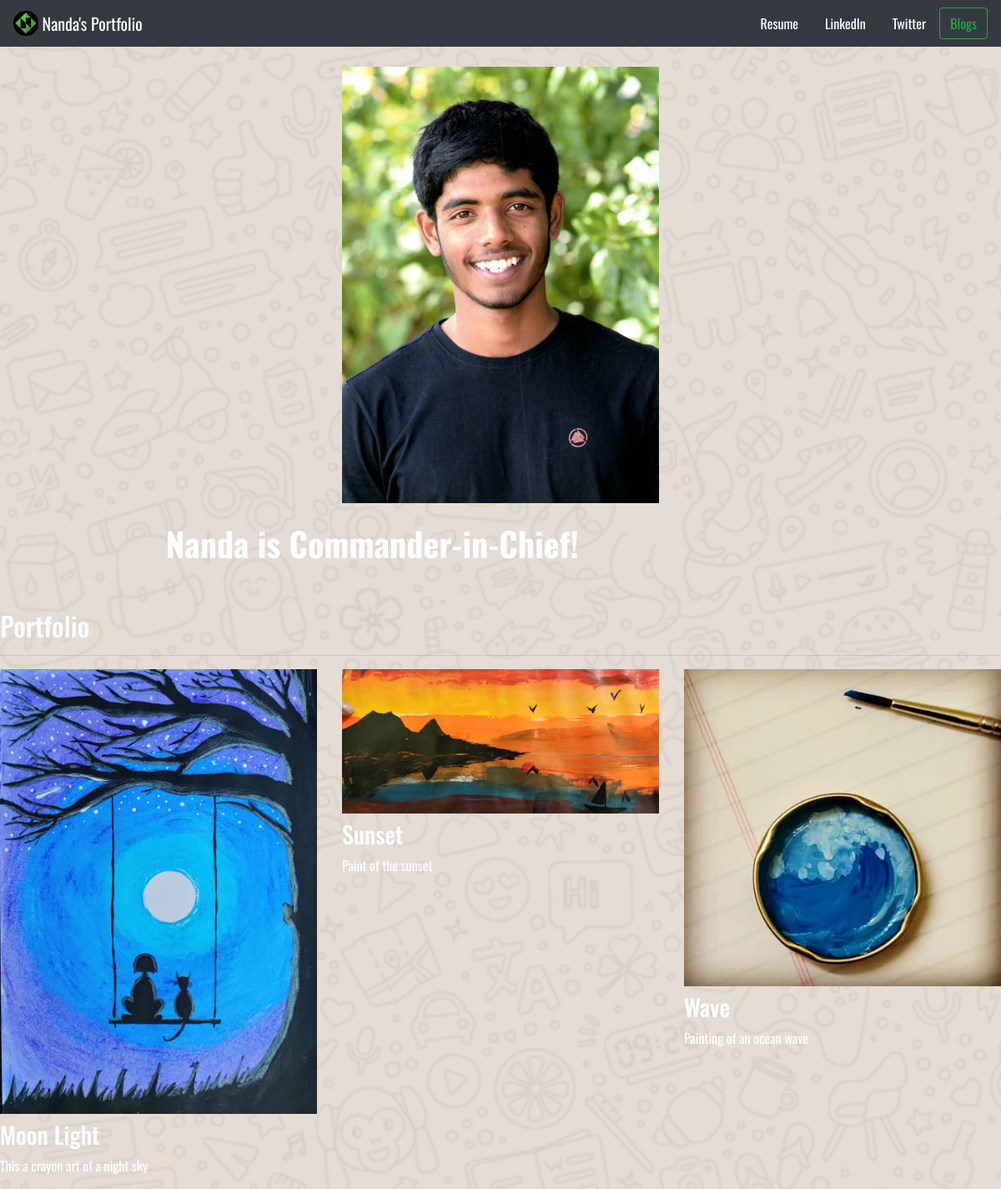
The page / on the database its author committed.
### my_portfolio/models.py (models this page shows, shortened)
class Project(models.Model):
    title = models.CharField(max_length=100)
    description = models.CharField(max_length=255)
    image = models.ImageField(upload_to='my_portfolio/images/')
    url = models.URLField(blank=True)

### my_portfolio/views.py (the view)
# urls.py: 2. Add a URL to urlpatterns:  path('', views.home, name='home')
def home(request):
    projects = Project.objects.all()
    return render(request,'my_portfolio/home.html',{'projects':projects})

### my_portfolio/templates/my_portfolio/home.html
{% extends 'my_portfolio/base.html' %} {% block content %} {% load static %}
<div class="row justify-center my-4">
    <div class="col">
    </div>
    <div class="col">
        <img src="{% static 'my_portfolio/nanda.jpg' %}" id="myphoto" alt="My image" class="img-fluid">
    </div>
    <div class="col">
    </div>
</div>
<div class="row justify-center-center mb-3">
    <div class="col col-md-9 text-center">
        <h1 id="hometext" class="font-weight-bold">Nanda is Commander-in-Chief!</h1>
    </div>
</div>
<h2 class="mt-5">Portfolio</h2>
<hr>
<div class="row">
    {% for project in projects %}
    <div class="col-lg-4 col-md-6" style="width: 10px;">
        {% if project.url %}
        <a href='{{ project.url }}'>
            <img src='{{ project.image.url }}' class="img-fluid mb-2">
        </a>
        {% else %}
        <img src='{{ project.image.url }}' class="img-fluid mb-2"> {% endif %}
        <h3>{{ project.title }}</h3>
        <p>{{ project.description }}</p>
    </div>
    {% endfor %}
</div>
{% endblock %}

### my_portfolio/templates/my_portfolio/base.html (shortened to what this page needs)
{% load static %}
<!doctype html>
<html lang="en">
<head>
    <link rel="stylesheet" href="https://stackpath.bootstrapcdn.com/bootstrap/4.5.2/css/bootstrap.min.css">
    <link rel="stylesheet" href="{% static 'my_portfolio/custom.css' %}">
</head>
<body>
    <nav class="navbar navbar-dark bg-dark">
        <a class="navbar-brand" href="{% url 'home' %}">
            <img src="{% static 'my_portfolio/logo.png' %}" width="30" height="30" class="d-inline-block align-top" alt="" loading="lazy"> Nanda's Portfolio
        </a>
        <div class="form-inline my-2 my-lg-0">
            <a class="nav-link active" href="{% static 'my_portfolio/resume.pdf' %}">Resume <span class="sr-only">(current)</span></a>
            <a class="nav-link" href="https://www.linkedin.com" target="_blank">LinkedIn</a>
            <a class="nav-link" href="https://www.twitter.com">Twitter</a>
            <a class="btn btn-outline-success my-2 my-sm-0" href="{% url 'blog:all_blogs' %}">Blogs</a>
        </div>
    </nav>
    {% block content %}{% endblock %}
</body>
</html>

### my_portfolio/static/my_portfolio/custom.css (style rules this page uses)
body { font-family: 'Oswald', sans-serif; background: url(./wabg.png) center center no-repeat; background-size: cover; height: 100%; color: white; }
.nav-link { color: white; }
#hometext { align-self: center; }

### rows shown on the page
Project: image (picture), title "Moon Light", description "This a crayon art of a night sky"
Project: image (picture), title "Sunset", description "Paint of the sunset"
Project: image (picture), title "Wave", description "Painting of an ocean wave"
